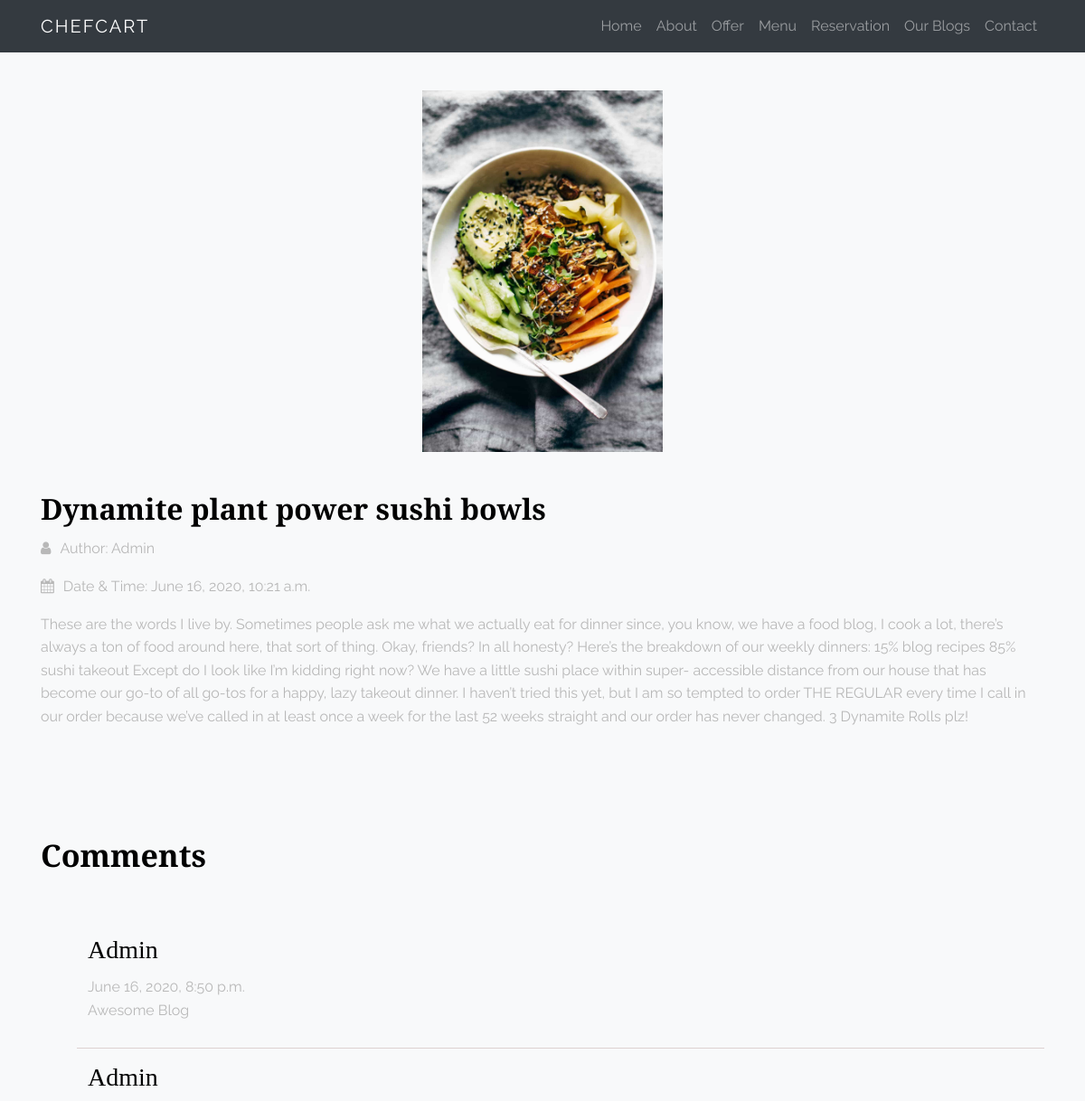
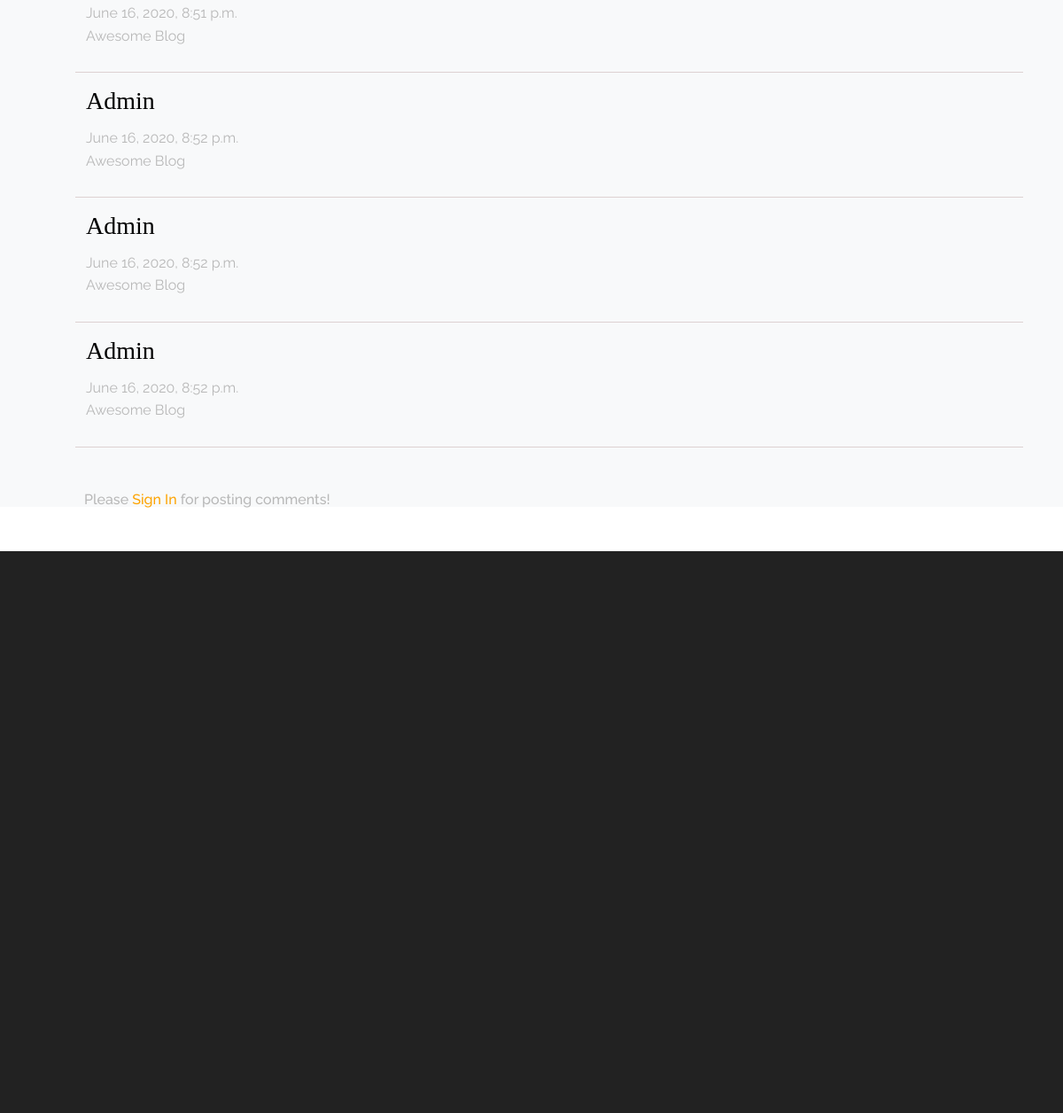
The app's page /blog/2/ with its own data (2 pictures, top to bottom).
### blog/models.py (models this page shows, shortened)
class Post(models.Model):
    title = models.CharField(max_length=50)
    content = models.TextField()
    author = models.ForeignKey(User, on_delete=models.CASCADE)
    image = models.ImageField(upload_to='Blogs/')
    category = models.ForeignKey('Category', null=True, on_delete=models.SET_NULL)
    date = models.DateTimeField(default=timezone.now)
    class Meta:
        verbose_name = 'post'
        verbose_name_plural = 'posts'

class Comment(models.Model):
    user = models.ForeignKey(User, on_delete=models.CASCADE)
    post = models.ForeignKey(Post, on_delete=models.CASCADE)
    comment = models.TextField()
    commentDate = models.DateTimeField(default=timezone.now)
    class Meta:
        verbose_name = 'comment'
        verbose_name_plural = 'comments'

### blog/views.py (the view)
# urls.py: path('<int:id>/', views.postDetail, name='post-detail')
def postDetail(request, id):
    postDetail = Post.objects.get(id=id)
    comments = Comment.objects.filter(post=postDetail)
    if request.method == 'POST':
        commentForm = CommentForm(request.POST)
        if commentForm.is_valid():
            newCommentForm = commentForm.save(commit=False)
            newCommentForm.user = request.user
            newCommentForm.post = postDetail
            newCommentForm.save()
    else:
        commentForm = CommentForm()
    context = {
        'postDetail': postDetail,
        'comments': comments,
        'commentForm': commentForm
    }
    return render(request, 'blog/postDetail.html', context)

### blog/templates/blog/postDetail.html
{% extends 'base.html' %}
{% load static %}
{% load bootstrap4 %}
{% block content %}
    <div class="justify-content-center bg-light">
        <div class="container">
            <div class="postDetails">
                <div class="row justify-content-center">
                    <img src="{{ postDetail.image.url }}" alt="Free Template by colorlib.com">
                </div>
                <h2>{{ postDetail.title }}</h2>
                <p class="post-meta"><span><span class="fa fa-user" style="margin-right: 10px;"></span>Author: {{ postDetail.author }}</span></p>
                <p class="post-meta"><span><span class="fa fa-calendar" style="margin-right: 10px;"></span>Date & Time: {{ postDetail.date }}</span></p>
                <p>{{ postDetail.content }}</p>
            </div>
        </div>
    </div>
    <div class="justify-content-center bg-light">
        <div class="container">
            <h3 class="mb-5 comment-heading"> Comments</h3>
            <ul class="comment-list">
                {% for comment in comments %}
                <li class="comment">
                    <div class="comment-body">
                        <h3>{{comment.user}}</h3>
                        <div class="meta">{{comment.commentDate}}</div>
                        <p>{{comment.comment}}</p>
                    </div>
                </li>
                {% endfor %}
            </ul>
            {% if user.is_authenticated %}
                <div class="comment-form-wrap pt-5">
                    <h3 class="mb-5">Leave a comment</h3>
                    <form method="POST" class="p-5 bg-light">
                        {% csrf_token %}
                        {% bootstrap_form commentForm %}
                        {% buttons %}
                            <button type="submit" class="btn btn-primary">Leave A Comment</button>
                        {% endbuttons %}
                    </form>
                </div>
            {% else %}
                <h6 style="margin: 50px;" >Please <a href="{% url 'Home' %}">Sign In</a> for posting comments!</h6>
            {% endif %}
        </div>
    </div>
{% endblock content %}

### static/css/style.css (style rules this page uses)
html { overflow-x: hidden; }
body { font-family: "Raleway", sans-serif; background: #fff; font-size: 16px; line-height: 1.6; color: #b8b8b8; }
a { -webkit-transition: .3s all ease; -o-transition: .3s all ease; transition: .3s all ease; color: #FDA403; }
h1, h2, h3, h4, h5, .h1, .h2, .h3, .h4, .h5 { line-height: 1.45; color: #000; font-family: "Playfair Display", serif; font-weight: bold; }
.bg-light { background: #darken fafafa, 4% !important; }

### static/css/additional.css (style rules this page uses)
.postDetails img { height: 500px; max-width: 100%; padding-top: 100px; margin-bottom: 40px; }
.postDetails { padding-bottom: 100px; }
.comment-heading { font-size: 34px; font-weight: 100px; }
.comment-list li { list-style: none; }
.comment-list h3 { font-weight: 250; }
.comment-body { border-bottom: 1px rgb(221, 209, 209) solid; padding: 12px; }

### records on screen
Post: image (picture), title "Dynamite plant power sushi bowls", author "Admin", date "June 16, 2020, 10:21 a.m.", content "These are the words I live by. Sometimes people ask me what we actually eat for dinner since, you know, we have a food blog, I cook a lot, there’s always a ton of food around here, that sort of thing. Okay, friends? In all honesty? Here’s the breakdown of our weekly dinners: 15% blog recipes 85% sushi takeout Except do I look like I’m kidding right now? We have a little sushi place within super- accessible distance from our house that has become our go-to of all go-tos for a happy, lazy takeout dinner. I haven’t tried this yet, but I am so tempted to order THE REGULAR every time I call in our order because we’ve called in at least once a week for the last 52 weeks straight and our order has…"
Comment: user "Admin", commentDate "June 16, 2020, 8:50 p.m.", comment "Awesome Blog"
Comment: user "Admin", commentDate "June 16, 2020, 8:51 p.m.", comment "Awesome Blog"
Comment: user "Admin", commentDate "June 16, 2020, 8:52 p.m.", comment "Awesome Blog"
Comment: user "Admin", commentDate "June 16, 2020, 8:52 p.m.", comment "Awesome Blog"
Comment: user "Admin", commentDate "June 16, 2020, 8:52 p.m.", comment "Awesome Blog"
